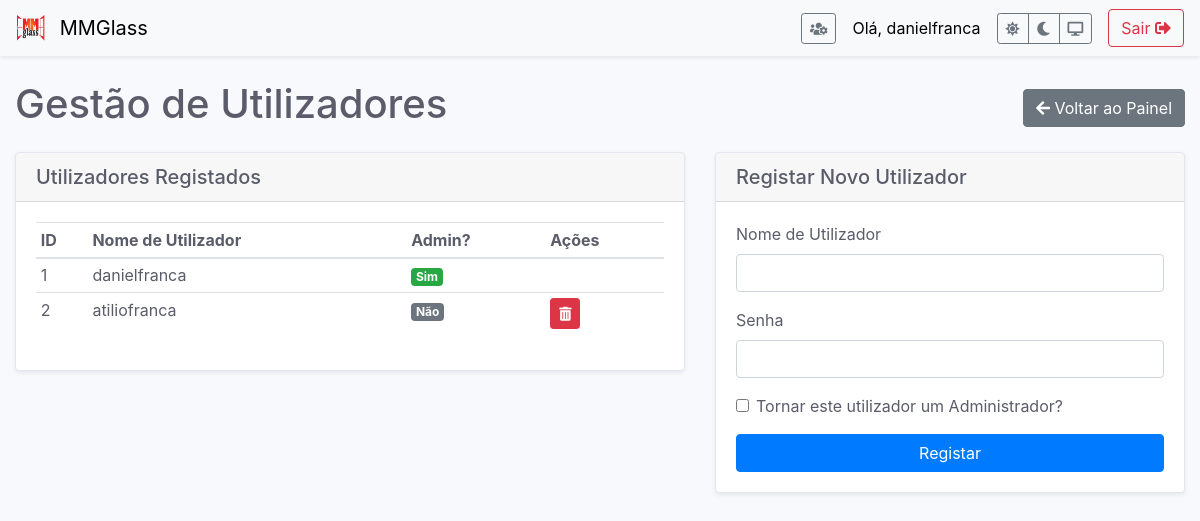
The app's page /gerir_usuarios (signed in), older data.
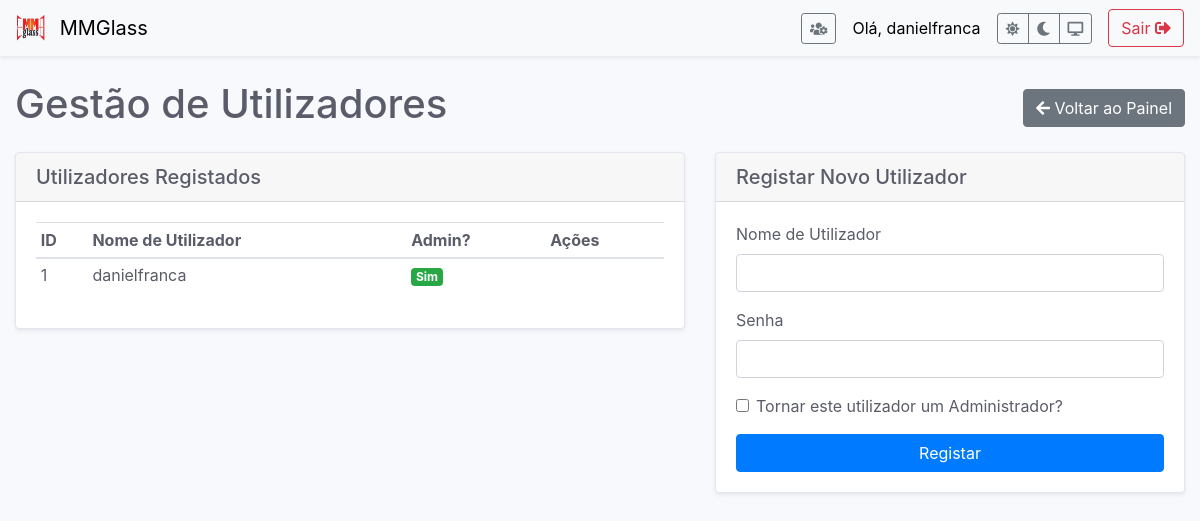
The same page, newer data.
### app.py (models this page shows)
class User(db.Model, UserMixin):
    id = db.Column(db.Integer, primary_key=True)
    username = db.Column(db.String(150), unique=True, nullable=False)
    password_hash = db.Column(db.String(150), nullable=False)
    is_admin = db.Column(db.Boolean, default=False, nullable=False)

### app.py (the view, shortened to what this page needs)
@app.route('/gerir_usuarios', methods=['GET', 'POST'])
@login_required
@admin_required
def gerir_usuarios():
    users = User.query.all()
    return render_template('gerir_usuarios.html', users=users)

### app.py (called while the page is built)
@login_manager.user_loader
def load_user(user_id):
    return User.query.get(int(user_id))

def admin_required(f):
    @wraps(f)
    def decorated_function(*args, **kwargs):
        if not current_user.is_admin:
            flash('Acesso negado. Apenas administradores podem aceder a esta página.', 'danger')
            return redirect(url_for('index'))
        return f(*args, **kwargs)
    return decorated_function

### templates/gerir_usuarios.html
{% extends 'base.html' %}
{% block content %}
<div class="d-flex justify-content-between align-items-center mb-3">
    <h1>Gestão de Utilizadores</h1>
    <a href="{{ url_for('index') }}" class="btn btn-secondary"><i class="fas fa-arrow-left"></i> Voltar ao Painel</a>
</div>
<div class="row">
    <div class="col-md-7">
        <div class="card shadow-sm">
            <div class="card-header">
                <h5 class="mb-0">Utilizadores Registados</h5>
            </div>
            <div class="card-body">
                <table class="table table-hover table-sm">
                    <thead>
                        <tr>
                            <th>ID</th>
                            <th>Nome de Utilizador</th>
                            <th>Admin?</th>
                            <th>Ações</th>
                        </tr>
                    </thead>
                    <tbody>
                        {% for user in users %}
                        <tr>
                            <td>{{ user.id }}</td>
                            <td>{{ user.username }}</td>
                            <td>{% if user.is_admin %} <span class="badge badge-success">Sim</span> {% else %} <span class="badge badge-secondary">Não</span> {% endif %}</td>
                            <td>
                                {% if user.id != current_user.id %}
                                <form action="{{ url_for('excluir_usuario', user_id=user.id) }}" method="POST" onsubmit="return confirm('Tem a certeza que deseja excluir este utilizador?');">
                                    <button type="submit" class="btn btn-danger btn-sm" title="Excluir"><i class="fas fa-trash-alt"></i></button>
                                </form>
                                {% endif %}
                            </td>
                        </tr>
                        {% endfor %}
                    </tbody>
                </table>
            </div>
        </div>
    </div>
    <div class="col-md-5">
        <div class="card shadow-sm">
            <div class="card-header">
                <h5 class="mb-0">Registar Novo Utilizador</h5>
            </div>
            <div class="card-body">
                <form method="POST" action="{{ url_for('gerir_usuarios') }}">
                    <div class="form-group">
                        <label for="username">Nome de Utilizador</label>
                        <input type="text" name="username" class="form-control" required>
                    </div>
                    <div class="form-group">
                        <label for="password">Senha</label>
                        <input type="password" name="password" class="form-control" required>
                    </div>
                    <div class="form-check mb-3">
                        <input type="checkbox" name="is_admin" class="form-check-input" id="is_admin_check">
                        <label class="form-check-label" for="is_admin_check">Tornar este utilizador um Administrador?</label>
                    </div>
                    <button type="submit" class="btn btn-primary btn-block">Registar</button>
                </form>
            </div>
        </div>
    </div>
</div>
{% endblock %}

### templates/base.html (shortened to what this page needs)
<!doctype html>
<html lang="pt" data-theme="light">
<head>
    <link rel="stylesheet" href="https://stackpath.bootstrapcdn.com/bootstrap/4.5.2/css/bootstrap.min.css">
    <link rel="stylesheet" href="https://cdnjs.cloudflare.com/ajax/libs/font-awesome/5.15.4/css/all.min.css">
</head>
<body>
    <nav class="navbar navbar-light mb-4 shadow-sm">
        <a class="navbar-brand" href="{{ url_for('index') }}">
            <img src="{{ url_for('static', filename='images/logo.png') }}" width="30" height="30" class="d-inline-block align-top mr-2" alt="Logo MMGlass">
            MMGlass
        </a>
        <div class="d-flex align-items-center">
            {% if current_user.is_authenticated %}
                {% if current_user.is_admin %}
                <a href="{{ url_for('gerir_usuarios') }}" class="btn btn-outline-secondary btn-sm mr-3" title="Gerir Utilizadores">
                    <i class="fas fa-users-cog"></i>
                </a>
                {% endif %}
                <span class="navbar-text mr-3">Olá, {{ current_user.username }}</span>
                <div class="btn-group btn-group-sm mr-3" role="group">
                    <button type="button" class="btn btn-outline-secondary" id="theme-light" title="Tema Claro"><i class="fas fa-sun"></i></button>
                    <button type="button" class="btn btn-outline-secondary" id="theme-dark" title="Tema Escuro"><i class="fas fa-moon"></i></button>
                    <button type="button" class="btn btn-outline-secondary" id="theme-auto" title="Tema do Sistema"><i class="fas fa-desktop"></i></button>
                </div>
                <a href="{{ url_for('logout') }}" class="btn btn-outline-danger">Sair <i class="fas fa-sign-out-alt"></i></a>
            {% endif %}
        </div>
    </nav>
    <div class="container-fluid">
        {% block content %}{% endblock %}
    </div>
</body>
</html>

Row changes from the older to the newer data that the page shows:
removed User: id "2", username "atiliofranca", is_admin "Não"
